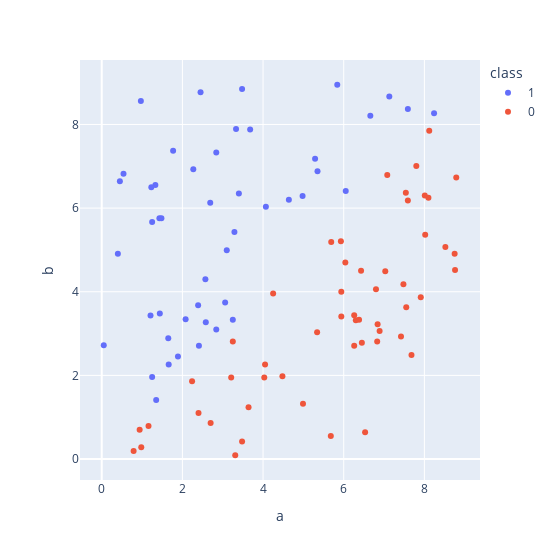

Notebook source saved alongside this figure:
### Code cell
fig = px.scatter(df, x='a',
            y='b',
            color='class',
            height=560,
            width=560,
            )
fig.show()

### Figure 1 — Plotly figure (JSON) as saved in the notebook; plotly's stock layout.template omitted (floating-point values rounded to 4 significant figures)
{"data": [{"hovertemplate": "class=1<br>a=%{x}<br>b=%{y}<extra></extra>", "legendgroup": "1", "marker": {"color": "#636efa", "symbol": "circle"}, "mode": "markers", "name": "1", "orientation": "v", "showlegend": true, "type": "scatter", "x": [3.25, 0.54, 1.33, 4.98, 1.44, 0.45, 2.27, 2.45, 3.06, 1.89, 2.41, 1.35, 4.64, 2.57, 3.29, 3.33, 1.23, 3.4, 5.84, 1.77, 7.59, 7.13, 1.66, 1.43, 1.25, 2.08, 3.48, 5.29, 0.4, 0.97, 3.68, 1.21, 3.1, 1.65, 1.25, 6.05, 4.07, 2.84, 8.24, 2.84, 1.48, 0.05, 2.69, 5.35, 6.66, 2.39, 2.58], "xaxis": "x", "y": [3.33, 6.82, 6.55, 6.29, 3.48, 6.64, 6.93, 8.77, 3.74, 2.45, 2.71, 1.41, 6.2, 4.3, 5.43, 7.89, 6.5, 6.35, 8.95, 7.37, 8.37, 8.67, 2.26, 5.76, 1.96, 3.34, 8.85, 7.18, 4.91, 8.56, 7.88, 3.43, 4.99, 2.89, 5.67, 6.41, 6.03, 3.1, 8.27, 7.33, 5.76, 2.72, 6.13, 6.88, 8.21, 3.68, 3.27], "yaxis": "y"}, {"hovertemplate": "class=0<br>a=%{x}<br>b=%{y}<extra></extra>", "legendgroup": "0", "marker": {"color": "#EF553B", "symbol": "circle"}, "mode": "markers", "name": "0", "orientation": "v", "showlegend": true, "type": "scatter", "x": [6.26, 7.91, 7.8, 0.94, 8.02, 8.1, 0.79, 7.42, 3.48, 5.34, 5.94, 5.93, 8.01, 4.48, 3.21, 7.68, 6.8, 3.31, 1.16, 5.94, 8.79, 5.68, 6.45, 4.25, 6.83, 8.52, 2.4, 4.03, 2.7, 6.53, 7.48, 8.76, 3.25, 7.59, 8.75, 6.43, 7.54, 4.99, 8.12, 6.89, 6.04, 3.64, 4.05, 6.3, 5.69, 7.08, 6.84, 6.26, 6.38, 0.98, 2.24, 7.55, 7.03], "xaxis": "x", "y": [3.44, 3.87, 7.01, 0.7, 5.36, 6.25, 0.19, 2.93, 0.42, 3.03, 4, 5.21, 6.3, 1.98, 1.95, 2.49, 4.06, 0.09, 0.79, 3.41, 6.73, 0.55, 2.78, 3.96, 2.81, 5.07, 1.1, 1.95, 0.86, 0.64, 4.18, 4.52, 2.81, 6.18, 4.91, 4.5, 6.37, 1.32, 7.85, 3.06, 4.7, 1.24, 2.26, 3.32, 5.19, 6.79, 3.22, 2.71, 3.33, 0.28, 1.86, 3.63, 4.49], "yaxis": "y"}], "layout": {"height": 560, "legend": {"title": {"text": "class"}, "tracegroupgap": 0}, "margin": {"t": 60}, "width": 560, "xaxis": {"anchor": "y", "domain": [0, 1], "title": {"text": "a"}}, "yaxis": {"anchor": "x", "domain": [0, 1], "title": {"text": "b"}}}}
